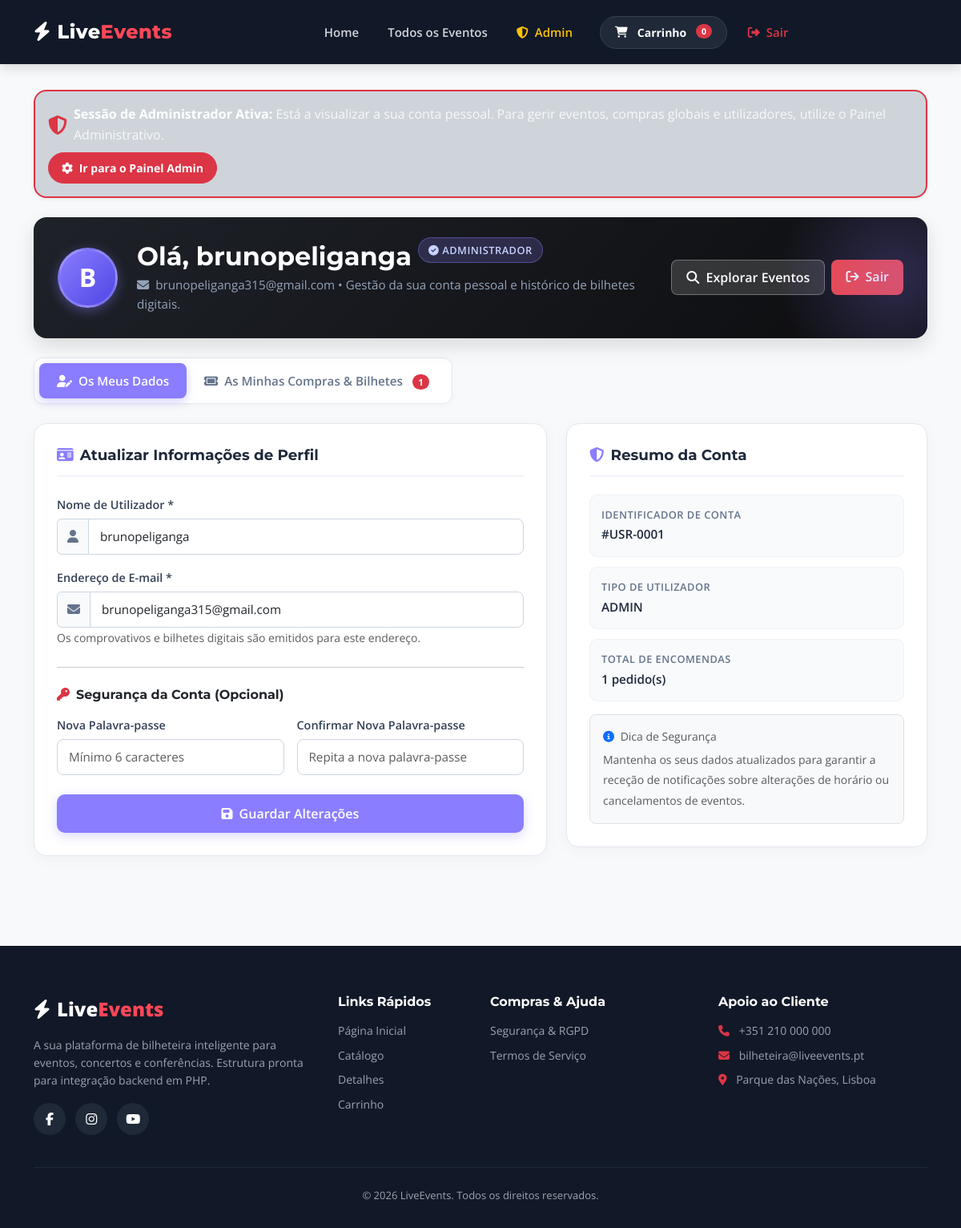
The app's page /profile/index.php (signed in) with its own data.
### tables this page shows
CREATE TABLE `users` (
  `id` int(11) NOT NULL,
  `username` varchar(50) NOT NULL,
  `email` varchar(100) NOT NULL,
  `password` varchar(255) NOT NULL,
  `role` enum('user','admin') DEFAULT 'user'
);

### profile/index.php (the view, shortened to what this page needs)
<?php
require_once '../config/database.php';
$user_id = (int)$_SESSION['id'];
$stmtUser = $pdo->prepare("SELECT username, email, role FROM users WHERE id = ?");
$stmtUser->execute([$user_id]);
$usuario = $stmtUser->fetch(PDO::FETCH_ASSOC);
$stmtCompras = $pdo->prepare("
    SELECT p.*, e.title, e.date, e.time, e.location, e.category, e.price AS unit_price, e.image
    FROM purchases p
    INNER JOIN events e ON p.events_id = e.id
    WHERE p.user_id = ?
    ORDER BY p.purchase_date DESC
");
$stmtCompras->execute([$user_id]);
$compras = $stmtCompras->fetchAll(PDO::FETCH_ASSOC);
?>
<!DOCTYPE html>
<html lang="pt">
<head>
    <link href="https://cdn.jsdelivr.net/npm/bootstrap@5.3.3/dist/css/bootstrap.min.css" rel="stylesheet">
    <link rel="stylesheet" href="https://cdnjs.cloudflare.com/ajax/libs/font-awesome/6.5.1/css/all.min.css">
    <link href="../assets/css/style.css" rel="stylesheet">
    <link href="../assets/css/profile.css" rel="stylesheet">
</head>
<body class="bg-light">
<?php include '../includes/header_profile.php'; ?>
<main class="container py-4 my-2">
    <?php if (($usuario['role'] ?? '') === 'admin'): ?>
        <div class="alert alert-dark border-danger border-2 d-flex align-items-center justify-content-between flex-wrap gap-2 mb-4 p-3 rounded-4 shadow-sm">
            <div class="d-flex align-items-center gap-2">
                <i class="fa-solid fa-shield-halved text-danger fs-4"></i>
                <div>
                    <strong class="text-white">Sessão de Administrador Ativa:</strong>
                    <span class="text-light">Está a visualizar a sua conta pessoal. Para gerir eventos, compras globais e utilizadores, utilize o Painel Administrativo.</span>
                </div>
            </div>
            <a href="../admin/index.php" class="btn btn-danger btn-sm fw-bold px-3 py-2 rounded-pill">
                <i class="fa-solid fa-gear me-1"></i> Ir para o Painel Admin
            </a>
        </div>
    <?php endif; ?>
    <div class="profile-hero mb-4">
        <div class="row align-items-center g-4">
            <div class="col-auto">
                <div class="avatar-circle">
                    <?= strtoupper(substr($usuario['username'] ?? 'U', 0, 1)) ?>
                </div>
            </div>
            <div class="col">
                <div class="d-flex align-items-center gap-2 flex-wrap mb-1">
                    <h2 class="text-white fw-bold mb-0">Olá, <?= htmlspecialchars($usuario['username'] ?? '') ?></h2>
                    <span class="badge-client">
                        <i class="fa-solid fa-circle-check me-1"></i><?= $usuario['role'] === 'admin' ? 'Administrador' : 'Cliente Verificado' ?>
                    </span>
                </div>
                <p class="hero-subtitle mb-0">
                    <i class="fa-solid fa-envelope me-1"></i> <?= htmlspecialchars($usuario['email'] ?? '') ?> • Gestão da sua conta pessoal e histórico de bilhetes digitais.
                </p>
            </div>
            <div class="col-12 col-md-auto d-flex gap-2 flex-wrap">
                <a href="../events/index.php" class="btn btn-bm-store">
                    <i class="fa-solid fa-magnifying-glass me-1"></i> Explorar Eventos
                </a>
                <a href="../auth/logout.php" class="btn btn-bm-logout">
                    <i class="fa-solid fa-arrow-right-from-bracket me-1"></i> Sair
                </a>
            </div>
        </div>
    </div>
    <ul class="nav nav-pills-custom" id="profileTabs" role="tablist">
        <li class="nav-item" role="presentation">
            <button class="nav-link active" id="pills-dados-tab" data-bs-toggle="pill" data-bs-target="#pills-dados" type="button" role="tab">
                <i class="fa-solid fa-user-pen me-2"></i>Os Meus Dados
            </button>
        </li>
        <li class="nav-item" role="presentation">
            <button class="nav-link" id="pills-compras-tab" data-bs-toggle="pill" data-bs-target="#pills-compras" type="button" role="tab">
                <i class="fa-solid fa-ticket me-2"></i>As Minhas Compras & Bilhetes
                <span class="badge bg-danger rounded-pill ms-2"><?= count($compras) ?></span>
            </button>
        </li>
    </ul>
    <div class="tab-content" id="profileTabsContent">
        <div class="tab-pane fade show active" id="pills-dados" role="tabpanel">
            <div class="row g-4">
                <div class="col-lg-7">
                    <div class="profile-card">
                        <div class="card-header-custom">
                            <h5><i class="fa-solid fa-id-card me-2"></i>Atualizar Informações de Perfil</h5>
                        </div>
                        <form method="POST" action="index.php">
                            <div class="mb-3">
                                <label class="form-label">Nome de Utilizador *</label>
                                <div class="input-group">
                                    <span class="input-group-text"><i class="fa-solid fa-user"></i></span>
                                    <input type="text" name="username" class="form-control" value="<?= htmlspecialchars($usuario['username'] ?? '') ?>" required>
                                </div>
                            </div>
                            <div class="mb-4">
                                <label class="form-label">Endereço de E-mail *</label>
                                <div class="input-group">
                                    <span class="input-group-text"><i class="fa-solid fa-envelope"></i></span>
                                    <input type="email" name="email" class="form-control" value="<?= htmlspecialchars($usuario['email'] ?? '') ?>" required>
                                </div>
                                <small class="text-muted">Os comprovativos e bilhetes digitais são emitidos para este endereço.</small>
                            </div>
                            <hr class="my-4">
                            <h6 class="fw-bold mb-3 text-dark">
                                <i class="fa-solid fa-key me-2 text-danger"></i>Segurança da Conta (Opcional)
                            </h6>
                            <div class="row g-3 mb-4">
                                <div class="col-md-6">
                                    <label class="form-label">Nova Palavra-passe</label>
                                    <input type="password" name="nova_senha" class="form-control" placeholder="Mínimo 6 caracteres">
                                </div>
                                <div class="col-md-6">
                                    <label class="form-label">Confirmar Nova Palavra-passe</label>
                                    <input type="password" name="conf_senha" class="form-control" placeholder="Repita a nova palavra-passe">
                                </div>
                            </div>
                            <button type="submit" name="atualizar_perfil" class="btn btn-bm-purple w-100">
                                <i class="fa-solid fa-floppy-disk me-2"></i>Guardar Alterações
                            </button>
                        </form>
                    </div>
                </div>
                <div class="col-lg-5">
                    <div class="profile-card">
                        <div class="card-header-custom">
                            <h5><i class="fa-solid fa-shield-halved me-2"></i>Resumo da Conta</h5>
                        </div>
                        <div class="info-box">
                            <span class="label">Identificador de Conta</span>
                            <span class="value">#USR-<?= str_pad((string)$user_id, 4, '0', STR_PAD_LEFT) ?></span>
                        </div>
                        <div class="info-box">
                            <span class="label">Tipo de Utilizador</span>
                            <span class="value"><?= strtoupper($usuario['role']) ?></span>
                        </div>
                        <div class="info-box">
                            <span class="label">Total de Encomendas</span>
                            <span class="value"><?= count($compras) ?> pedido(s)</span>
                        </div>
                        <div class="p-3 bg-light rounded-3 mt-3 border">
                            <small class="text-muted d-block mb-1">
                                <i class="fa-solid fa-circle-info text-primary me-1"></i> Dica de Segurança
                            </small>
                            <small class="text-muted">
                                Mantenha os seus dados atualizados para garantir a receção de notificações sobre alterações de horário ou cancelamentos de eventos.
                            </small>
                        </div>
                    </div>
                </div>
            </div>
        </div>
    </div>
</main>
<?php include '../includes/footer_profile.php'; ?>
</body>
</html>

### assets/css/style.css (style rules this page uses)
* { margin: 0; padding: 0; box-sizing: border-box; }
body { font-family: 'Open Sans', -apple-system, BlinkMacSystemFont, "Segoe UI", Roboto, sans-serif; background-color: #f8f9fc; color: #333333; line-height: 1.6; display: flex; flex-direction: column; min-height: 100vh; }
main { flex-grow: 1; }
h1, h2, h3, h4, h5, h6, .navbar-brand { font-family: 'Montserrat', sans-serif; font-weight: 700; }
a { text-decoration: none; transition: all 0.3s ease; }
.hero-subtitle { font-size: 18px; max-width: 720px; margin-left: auto; margin-right: auto; color: #d1d5db; margin-bottom: 30px; }

### records on screen
users: username "B", username "brunopeliganga", email "brunopeliganga315@gmail.com", role "ADMIN"

### other values on screen
$totalItensCarrinho "0"
count($compras) "1"
str_pad((string)$user_id, 4, '0', STR_PAD_LEFT) "0001"
